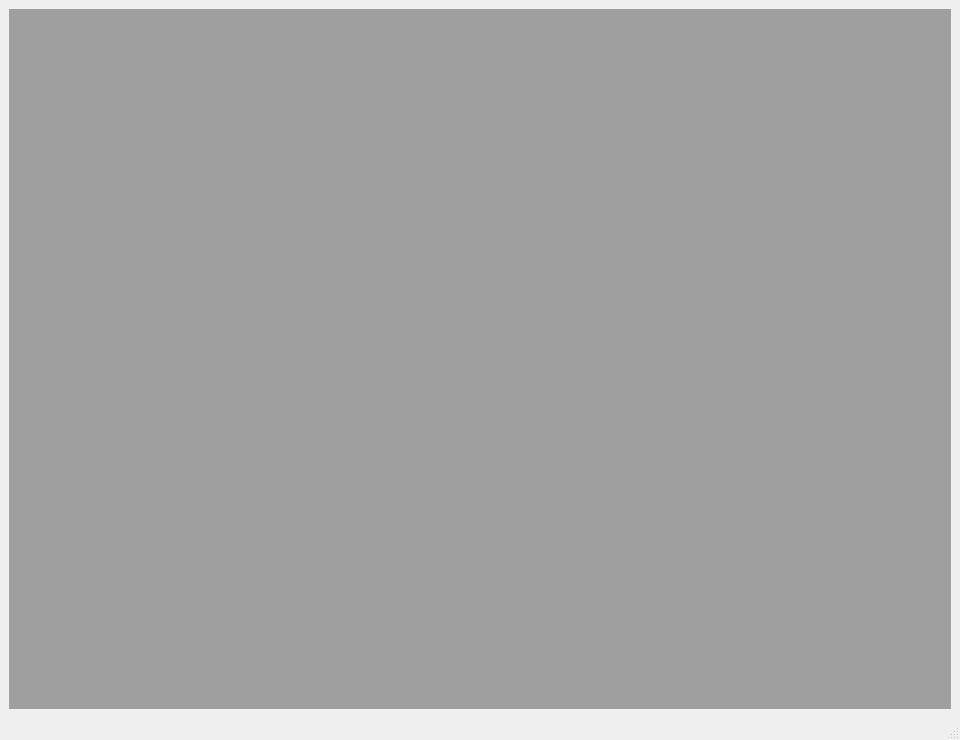
<?xml version="1.0" encoding="UTF-8"?>
<ui version="4.0">
 <class>MainWindow</class>
 <widget class="QMainWindow" name="MainWindow">
  <property name="geometry">
   <rect>
    <x>0</x>
    <y>0</y>
    <width>960</width>
    <height>740</height>
   </rect>
  </property>
  <property name="windowTitle">
   <string>MainWindow</string>
  </property>
  <widget class="QWidget" name="centralwidget">
   <layout class="QGridLayout" name="gridLayout_2">
    <item row="0" column="0">
     <layout class="QGridLayout" name="gridLayout">
      <item row="0" column="0">
       <widget class="QMdiArea" name="mdiArea"/>
      </item>
     </layout>
    </item>
   </layout>
  </widget>
  <widget class="QMenuBar" name="menubar">
   <property name="geometry">
    <rect>
     <x>0</x>
     <y>0</y>
     <width>960</width>
     <height>21</height>
    </rect>
   </property>
  </widget>
  <widget class="QStatusBar" name="statusbar"/>
 </widget>
 <resources/>
 <connections/>
</ui>
